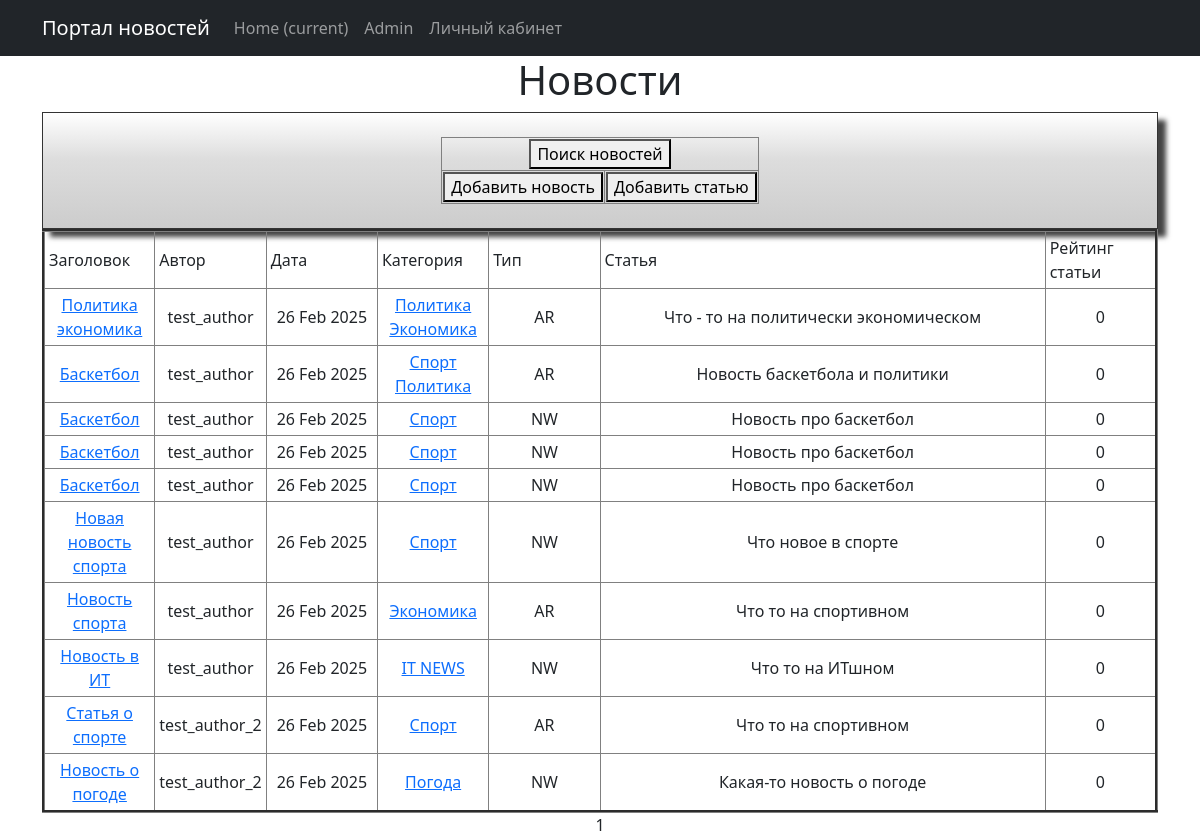
The page / on the database its author committed.
### news/models.py (models this page shows, shortened)
class Post(models.Model):
    news = "NW"
    article = "AR"
    POSITIONS = [(news, "Новость"),
                 (article, "Статья")]
    autor_id = models.ForeignKey(Author, on_delete=models.CASCADE)
    type = models.CharField(max_length = 2, choices=POSITIONS, default=news)
    date_time = models.DateTimeField(auto_now_add=True)
    category = models.ManyToManyField("Category", through="PostCategory")
    title_news = models.CharField(max_length = 128)
    text_news = models.TextField()
    rating_post = models.IntegerField(default = 0)

class Author(models.Model):
    rating_autor = models.IntegerField(default = 0)
    user = models.OneToOneField(User, on_delete=models.CASCADE)

class Category(models.Model):
    category = models.CharField(max_length=64, unique=True)
    subscribers = models.ManyToManyField(User, blank=True, null=True, related_name="categories")
    def __str__(self):
        return self.category

### news/views.py (the view)
# urls.py: path('', PostList.as_view(), name="news_list"),
class PostList(ListView):
    model = Post
    ordering = '-date_time'
    template_name = 'posts.html'
    context_object_name = 'posts'
    paginate_by = 10

### news/templatetags/custom_filters.py (called while the page is built)
def stripping(text):
    word = ''
    for i in text:
        if i.isalpha():
            word += i
    return word.lower()

@register.filter()
def censor(text):
    list_censor = [str(i) for i in Censorship.objects.all()]
    for word in text.split():
        format_word = stripping(word)
        if format_word in list_censor:
            cencore_word = format_word[0] + "*" * (len(word) - 1)
            text = text.replace(delete_symbol_l_r(word), cencore_word)
    return text

### templates/posts.html (shortened to what this page needs)
{% extends 'flatpages/default.html' %}
{% load custom_filters %}
{% load custom_tags %}
{% block content %}
    <h1>Новости</h1>
<div class="shadowbox">
                <table align="center">
                    <tr>
                        <td colspan="2">
                            <form action="{% url 'news_search' %}" target="_blank">
                                <button>Поиск новостей</button>
                            </form>
                        </td>
                    </tr>
                    <tr>
                        <td align="center">
                            <form action="{% url 'news_create' %}" target="_blank">
                                <button>Добавить новость</button>
                            </form>
                        </td>
                        <td align="center">
                            <form action="{% url 'article_create' %}" target="_blank">
                                <button>Добавить статью</button>
                            </form>
                        </td>
                    </tr>
                </table>
        </div>
        {% if posts %}
            <table border="3" cellpadding="4" cellspacing="1" width="100%">
                <tr>
                    <td align="left" width="10%">Заголовок</td>
                    <td align="left" width="10%">Автор</td>
                    <td align="left" width="10%">Дата</td>
                    <td align="left" width="10%">Категория</td>
                    <td align="left" width="10%">Тип</td>
                    <td align="left" width="40%">Статья</td>
                    <td align="left" width="10%">Рейтинг статьи</td>
                </tr>
                {% for post in posts%}
                <tr>
                    <td><a href="{% url 'news_detail' post.pk %}">{{ post.title_news | censor }}</a></td>
                    <td>{{ post.autor_id.user }}</td>
                    <td>{{ post.date_time | date:'d M Y' }}</td>
                    <td>
                        {% for category in post.category.all %}
                        <a href="{% url 'category_list' category.id %}"> {{category}}</a>
                        {% endfor %}
                    </td>
                    <td>{{ post.type }}</td>
                    <td>{{ post.text_news | truncatewords:20 | censor }}</td>
                    <td>{{ post.rating_post }}</td>
                </tr>
                {% endfor %}
            </table>
        {% else %}
        <h2>Новостей нет!</h2>
        {% endif%}
   {{ page_obj.number }}
{% endblock content %}

### templates/posts.html (style rules this page uses)
.shadowbox { width: 100%; margin: 0 auto; border: 1px solid #333; box-shadow: 8px 8px 5px #444; padding: 8px 12px; background-image: linear-gradient(180deg, #fff, #ddd 40%, #ccc); }
td { border: 2px black }
td { border: 1px solid grey; }

### rows shown on the page
Post: title_news|censor "Политика экономика", autor_id.user "test_author", date_time "26 Feb 2025", type "AR", text_news|censor "Что - то на политически экономическом", rating_post "0"
Category: category "Политика"
Category: category "Экономика"
Post: title_news|censor "Баскетбол", autor_id.user "test_author", date_time "26 Feb 2025", type "AR", text_news|censor "Новость баскетбола и политики", rating_post "0"
Category: category "Спорт"
Post: title_news|censor "Баскетбол", autor_id.user "test_author", date_time "26 Feb 2025", type "NW", text_news|censor "Новость про баскетбол", rating_post "0"
Post: title_news|censor "Баскетбол", autor_id.user "test_author", date_time "26 Feb 2025", type "NW", text_news|censor "Новость про баскетбол", rating_post "0"
Post: title_news|censor "Баскетбол", autor_id.user "test_author", date_time "26 Feb 2025", type "NW", text_news|censor "Новость про баскетбол", rating_post "0"
Post: title_news|censor "Новая новость спорта", autor_id.user "test_author", date_time "26 Feb 2025", type "NW", text_news|censor "Что новое в спорте", rating_post "0"
Post: title_news|censor "Новость спорта", autor_id.user "test_author", date_time "26 Feb 2025", type "AR", text_news|censor "Что то на спортивном", rating_post "0"
Post: title_news|censor "Новость в ИТ", autor_id.user "test_author", date_time "26 Feb 2025", type "NW", text_news|censor "Что то на ИТшном", rating_post "0"
Category: category "IT NEWS"
Post: title_news|censor "Статья о спорте", autor_id.user "test_author_2", date_time "26 Feb 2025", type "AR", text_news|censor "Что то на спортивном", rating_post "0"
Post: title_news|censor "Новость о погоде", autor_id.user "test_author_2", date_time "26 Feb 2025", type "NW", text_news|censor "Какая-то новость о погоде", rating_post "0"
Category: category "Погода"

### other values the page prints
{{ page_obj.number }} "1"
